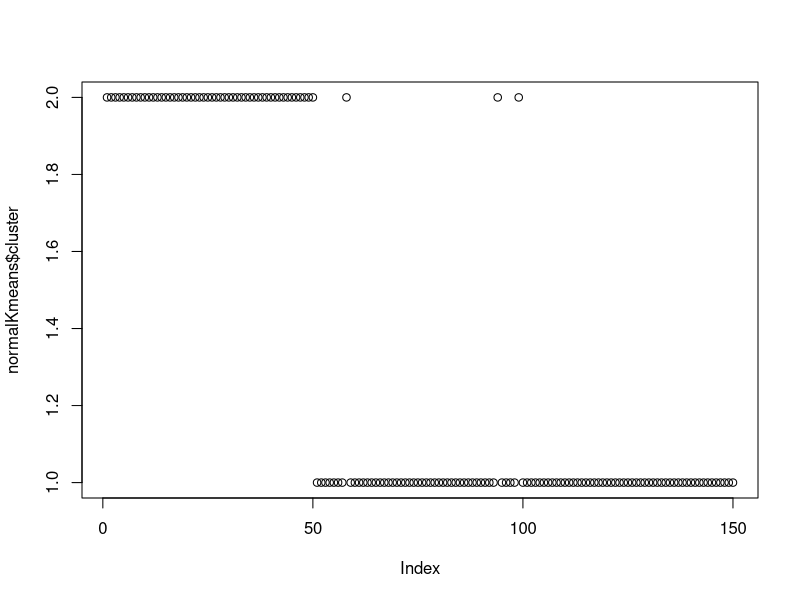
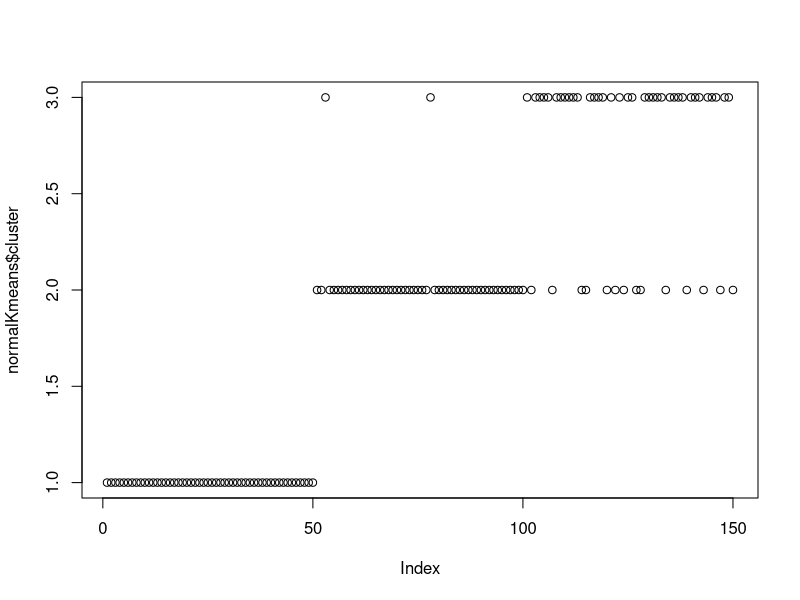
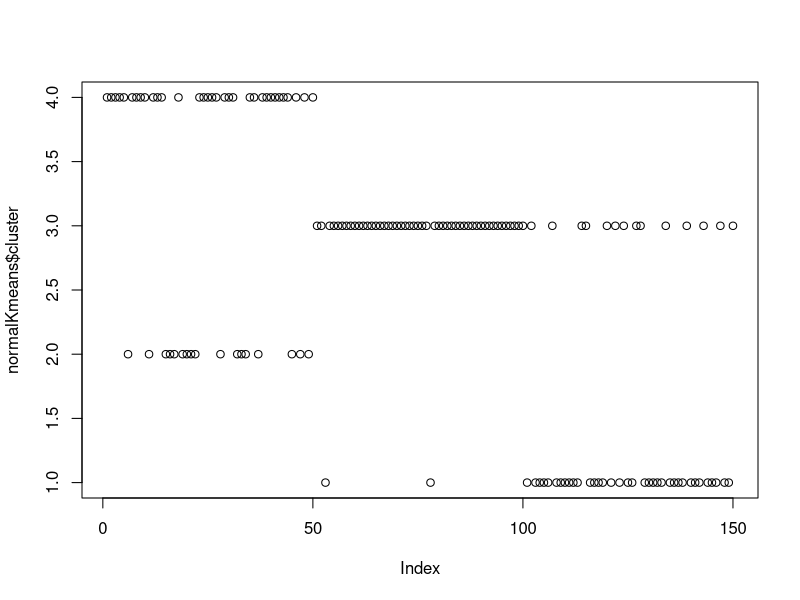
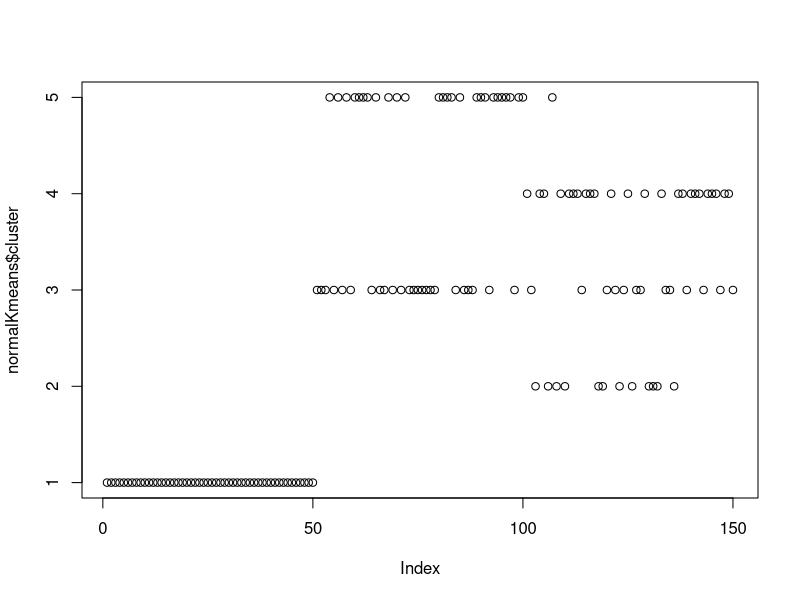
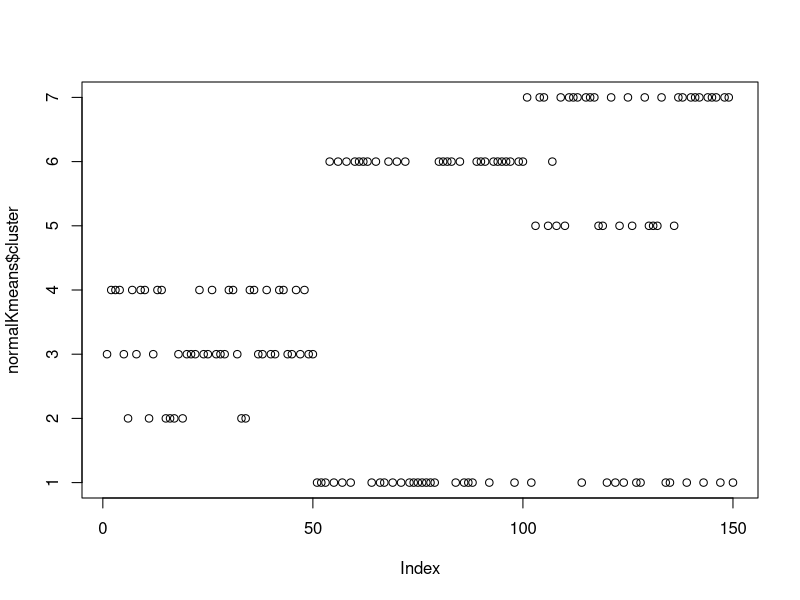
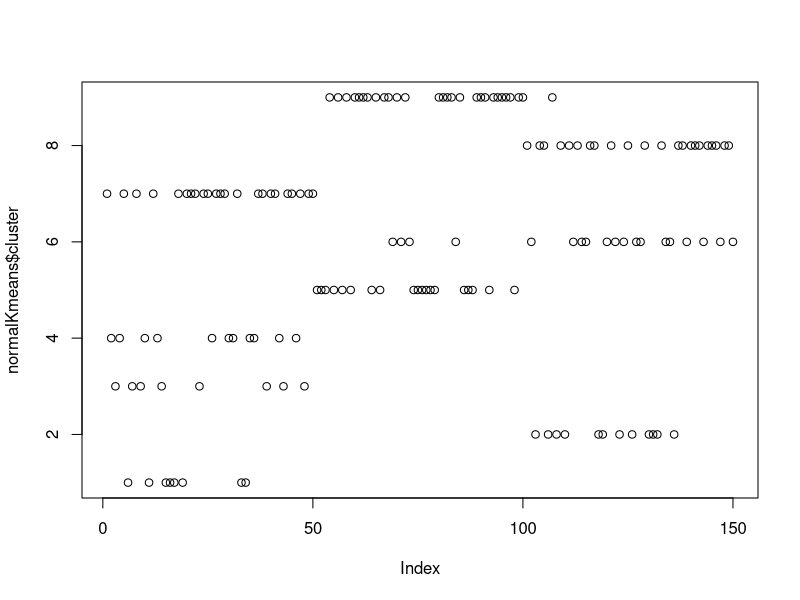
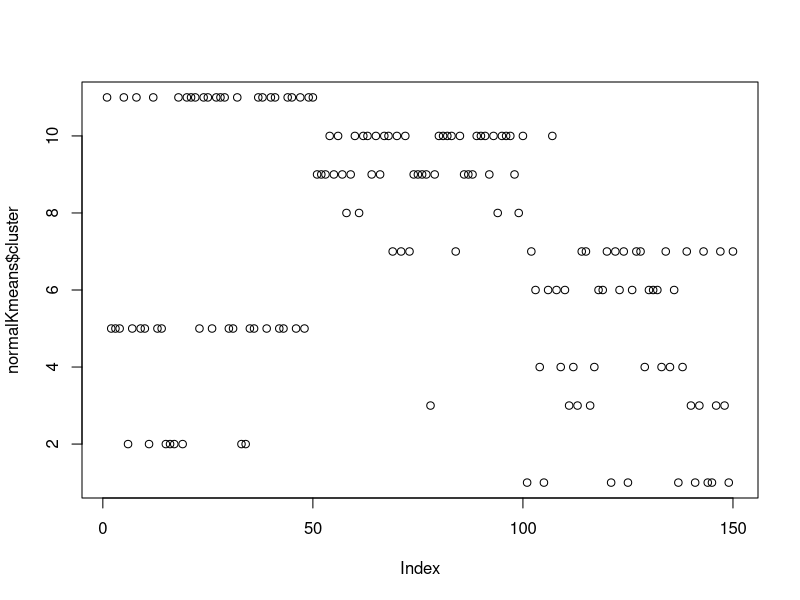

Here is the R script that generated these plots, in order:
# making a subset of iris with species column
irisSubSetWithSpecies <- subset(iris) 
# grabing the same subset of iris with no species column for kmeans
irisSubSetWithNoSpecies <- irisSubSetWithSpecies[,-5] 




# calculating kmeans with different k to test best f measure
kmeans2 = kmeans(irisSubSetWithNoSpecies, 2) 
kmeans3 = kmeans(irisSubSetWithNoSpecies, 3)
kmeans4 = kmeans(irisSubSetWithNoSpecies, 4)
kmeans5 = kmeans(irisSubSetWithNoSpecies, 5)
kmeans7 = kmeans(irisSubSetWithNoSpecies, 7)
kmeans9 = kmeans(irisSubSetWithNoSpecies, 9)
kmeans11 = kmeans(irisSubSetWithNoSpecies, 11)




# saving kmeans in a list so that we can use a for loop
kmeansArray = list(kmeans2, kmeans3, kmeans4, kmeans5, kmeans7, kmeans9, kmeans11)




# function that takes a kmeans object as input and returns a list with names for the k clusters
getClusterNamesToNumberMap <- function(kmeans_) {
  # from a every row of this matrix we can know the name of the cluster by getting the highest count in the row
  table_ <- table(kmeans_$cluster, iris$Species) 
  matrix_ <- as.data.frame.matrix(table_)
  
  #saving space for the output matrix which will be equal to the number of rows in the kmeans object
  numberOfRows <- nrow(matrix_)
  outputMatrix <- matrix(nrow = numberOfRows, ncol = 2)
  
  # this for loop goes through every row
  # finds the cluster with more objects and saves the name of the column
  # in the output matrix because columns are the name of the clusters
  for (rowIndex in 1:numberOfRows) {
    row <- matrix_[rowIndex,]
    greatestCell.value <- max(row)
    greatestCell.index = match(greatestCell.value, row)
    greatestCell.name <- names(row[greatestCell.index])
    outputMatrix[rowIndex, 1] <- rowIndex
    outputMatrix[rowIndex, 2] <- greatestCell.name
  }
  
  #returning a list of cluster names which match the numbers in the kmeans$cluster
  # this list only contains names to the k clusters, it is not the list that maps every
  # single row from the subset of iris to a predicted Cluster
  return(outputMatrix)
}




# takes a kmeans object and returns a dataframe with the clusterNames column appended at the end
# so that the real dataframe$Species taken from iris$Species and the dataframe$predictedSpecies 
# may be compared
getIrisWithClusterNames <- function(kmeans_, irisSubSetWithSpecies) {
  # get map object with kmeans cluster numbers to kmeans cluster names
  clusterNamesToNumberMap <- getClusterNamesToNumberMap(kmeans_)
  
  # appending the cluster number column to a subset of iris
  dataFrameWithClusterNumbers <- data.frame(irisSubSetWithSpecies, kmeansClusterNumber = kmeans_$cluster)
  
  # using a for loop to iterate through the rows in the kmeans object and map the cluster number to a cluster name
  numberOfRows <- nrow(dataFrameWithClusterNumbers)
  listOfClusterNames <- vector(length = numberOfRows)
  for (rowIndex in 1:numberOfRows) {
    clusterNumber <- dataFrameWithClusterNumbers$kmeansClusterNumber[rowIndex]
    nameColumn = 2
    listOfClusterNames[rowIndex] <- clusterNamesToNumberMap[clusterNumber,nameColumn]
  }
  
  # creating a dataframe from the iris SubSet with an appended column with cluster names
  irisSubSetWithClusterNames <- data.frame(irisSubSetWithSpecies, kmeansClusterName = listOfClusterNames)
  return(irisSubSetWithClusterNames)
}




# this function takes ainput a data frame that contains the iris subset with real species and predicted species from
# kmeans so that we can compute the f measure easily
getFmeasure <- function(irisSubSetWithClusterNames) {
  truePositives <- 0
  falsePositives <- 0
  trueNegatives <- 0
  falseNegatives <- 0
  
  species = unique(irisSubSetWithClusterNames$Species)
  for (specieIndex in 1:length(species)) {
    currentSpecie <- toString(species[specieIndex])
    for (rowIndex in 1:nrow(irisSubSetWithClusterNames)) {
      trueSpecie <- toString(irisSubSetWithClusterNames$Species[rowIndex])
      predictedSpecie <- toString(irisSubSetWithClusterNames$kmeansClusterName[rowIndex])
      
      if (currentSpecie == trueSpecie) { 
        if (currentSpecie == predictedSpecie) { 
          truePositives <- truePositives + 1
        } else { 
          falseNegatives <- falseNegatives + 1
        }
      } else { 
        if (currentSpecie == predictedSpecie) { 
          falsePositives <- falsePositives + 1
        } else { 
          trueNegatives <- trueNegatives + 1
        }
      }
    }
  }
  precision <- truePositives / (truePositives + falsePositives)
  recall <- truePositives / (truePositives + falseNegatives)
  fmeasure <- (2 * precision * recall) / (precision / recall)
    
  return(fmeasure)
} 




# saving space for the f measures that will be computed from the kmeans
kmeansArray.length <- length(kmeansArray)
fmeasureMatrix <- matrix(nrow = kmeansArray.length, ncol = 2)


























# iterating through all kmeans to calculate f measure 
for (kmeansIndex in 1:kmeansArray.length) {
  normalKmeans <- kmeansArray[[kmeansIndex]]
  irisSubSetWithClusterNames <- getIrisWithClusterNames(normalKmeans, irisSubSetWithSpecies)
  fmeasure <- getFmeasure(irisSubSetWithClusterNames)
  n <- toString(nrow(normalKmeans$centers))
  nKmeans <- paste("kmeans",n)
  fmeasureMatrix[kmeansIndex, 1] <- nKmeans
  fmeasureMatrix[kmeansIndex, 2] <- fmeasure


  postscript(paste(nKmeans, ".eps"))
  plot(normalKmeans$cluster)
  dev.off()
}




# printing results
print(fmeasureMatrix)